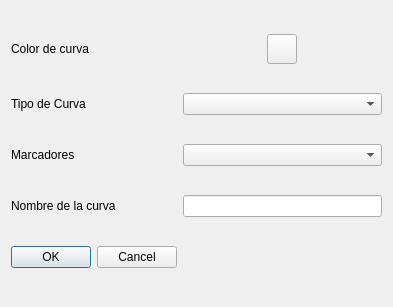
<?xml version="1.0" encoding="UTF-8"?>
<ui version="4.0">
 <class>ModTracePopUp</class>
 <widget class="QDialog" name="ModTracePopUp">
  <property name="geometry">
   <rect>
    <x>0</x>
    <y>0</y>
    <width>393</width>
    <height>307</height>
   </rect>
  </property>
  <property name="windowTitle">
   <string>Dialog</string>
  </property>
  <layout class="QGridLayout" name="gridLayout">
   <item row="0" column="0" colspan="2">
    <widget class="QLabel" name="label_3">
     <property name="minimumSize">
      <size>
       <width>0</width>
       <height>30</height>
      </size>
     </property>
     <property name="maximumSize">
      <size>
       <width>16777215</width>
       <height>30</height>
      </size>
     </property>
     <property name="text">
      <string>Color de curva</string>
     </property>
    </widget>
   </item>
   <item row="0" column="2">
    <layout class="QHBoxLayout" name="horizontalLayout">
     <property name="sizeConstraint">
      <enum>QLayout::SetDefaultConstraint</enum>
     </property>
     <item>
      <widget class="QPushButton" name="ColorButton">
       <property name="sizePolicy">
        <sizepolicy hsizetype="Fixed" vsizetype="Fixed">
         <horstretch>0</horstretch>
         <verstretch>0</verstretch>
        </sizepolicy>
       </property>
       <property name="minimumSize">
        <size>
         <width>30</width>
         <height>30</height>
        </size>
       </property>
       <property name="maximumSize">
        <size>
         <width>30</width>
         <height>30</height>
        </size>
       </property>
       <property name="layoutDirection">
        <enum>Qt::LeftToRight</enum>
       </property>
       <property name="text">
        <string/>
       </property>
      </widget>
     </item>
    </layout>
   </item>
   <item row="1" column="0">
    <widget class="QLabel" name="label_2">
     <property name="text">
      <string>Tipo de Curva</string>
     </property>
    </widget>
   </item>
   <item row="1" column="2">
    <widget class="QComboBox" name="TraceTypeCB"/>
   </item>
   <item row="5" column="0" colspan="2">
    <widget class="QDialogButtonBox" name="buttonBox">
     <property name="orientation">
      <enum>Qt::Horizontal</enum>
     </property>
     <property name="standardButtons">
      <set>QDialogButtonBox::Cancel|QDialogButtonBox::Ok</set>
     </property>
    </widget>
   </item>
   <item row="3" column="0">
    <widget class="QLabel" name="label">
     <property name="text">
      <string>Nombre de la curva</string>
     </property>
    </widget>
   </item>
   <item row="3" column="2">
    <widget class="QLineEdit" name="TraceNameLE"/>
   </item>
   <item row="2" column="0">
    <widget class="QLabel" name="MarkerLabel">
     <property name="text">
      <string>Marcadores</string>
     </property>
    </widget>
   </item>
   <item row="2" column="2">
    <widget class="QComboBox" name="MarkersCB"/>
   </item>
  </layout>
 </widget>
 <resources/>
 <connections>
  <connection>
   <sender>buttonBox</sender>
   <signal>accepted()</signal>
   <receiver>ModTracePopUp</receiver>
   <slot>accept()</slot>
   <hints>
    <hint type="sourcelabel">
     <x>185</x>
     <y>267</y>
    </hint>
    <hint type="destinationlabel">
     <x>157</x>
     <y>274</y>
    </hint>
   </hints>
  </connection>
  <connection>
   <sender>buttonBox</sender>
   <signal>rejected()</signal>
   <receiver>ModTracePopUp</receiver>
   <slot>reject()</slot>
   <hints>
    <hint type="sourcelabel">
     <x>185</x>
     <y>267</y>
    </hint>
    <hint type="destinationlabel">
     <x>286</x>
     <y>274</y>
    </hint>
   </hints>
  </connection>
  <connection>
   <sender>ColorButton</sender>
   <signal>clicked()</signal>
   <receiver>ModTracePopUp</receiver>
   <slot>ChooseColor()</slot>
   <hints>
    <hint type="sourcelabel">
     <x>225</x>
     <y>53</y>
    </hint>
    <hint type="destinationlabel">
     <x>354</x>
     <y>43</y>
    </hint>
   </hints>
  </connection>
 </connections>
 <slots>
  <slot>ChooseColor()</slot>
 </slots>
</ui>
